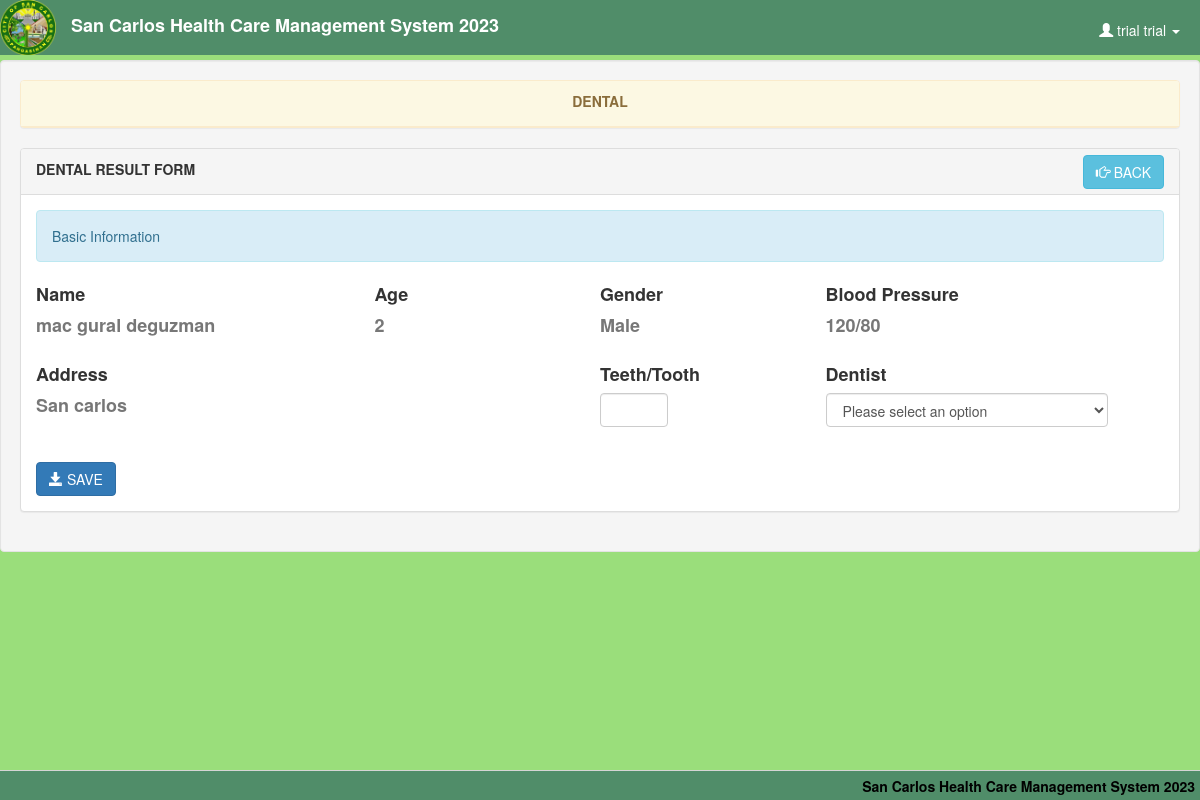
/dental_not.php (signed in), run on an earlier commit of the app's database.
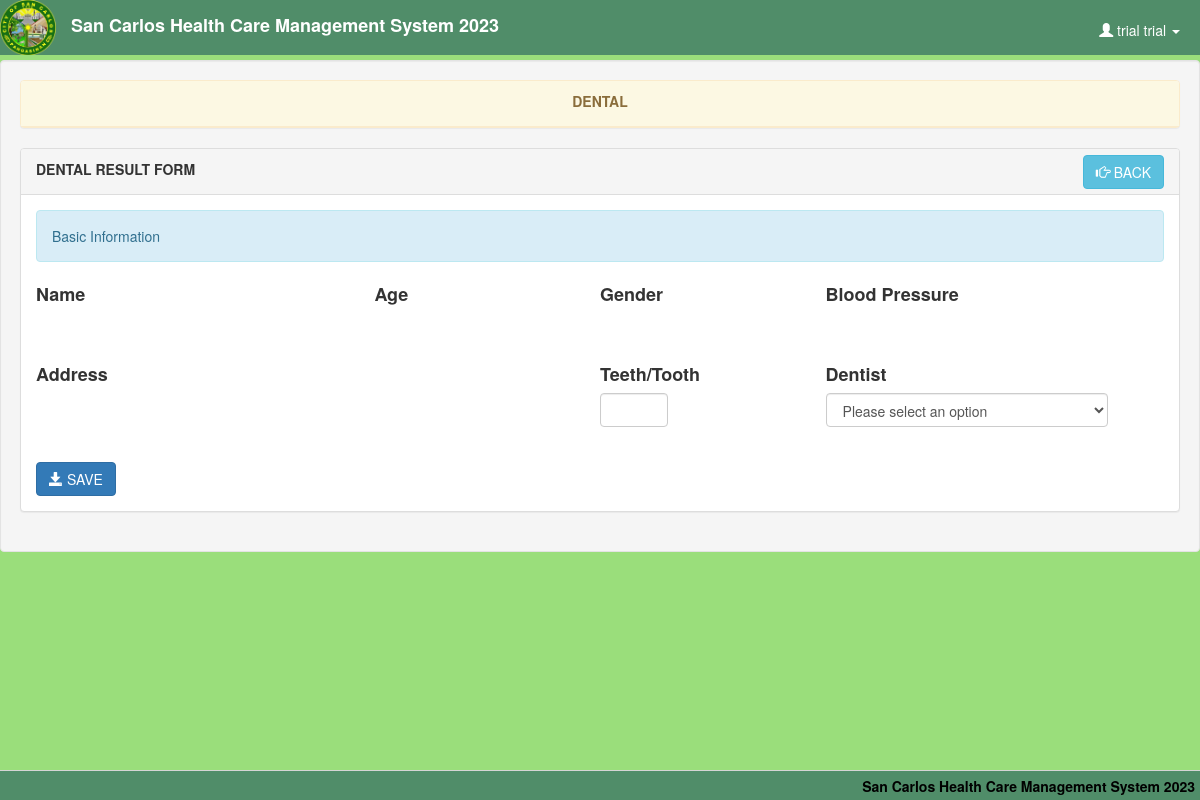
And on a later commit of the database.
### tables this page shows
CREATE TABLE `itr` (
  `itr_no` varchar(4) NOT NULL,
  `family_no` varchar(6) NOT NULL,
  `phil_health_no` varchar(11) NOT NULL,
  `firstname` varchar(20) NOT NULL,
  `middlename` varchar(20) NOT NULL,
  `lastname` varchar(20) NOT NULL,
  `birthdate` varchar(20) NOT NULL,
  `age` int(3) NOT NULL,
  `address` varchar(30) NOT NULL,
  `civil_status` varchar(10) NOT NULL,
  `gender` varchar(10) NOT NULL,
  `BP` varchar(10) NOT NULL,
  `TEMP` varchar(10) NOT NULL,
  `PR` varchar(10) NOT NULL,
  `RR` varchar(10) NOT NULL,
  `WT` varchar(10) NOT NULL,
  `HT` varchar(10) NOT NULL
);

### dental_not.php (the view, shortened to what this page needs)
<!DOCTYPE html>
<?php
	$conn = new mysqli("localhost", "root", "", "hcpms") or die(mysqli_error());
	$query = $conn->query("SELECT * FROM `user` WHERE `user_id` = '$_SESSION[user_id]'") or die(mysqli_error());
	$fetch = $query->fetch_array();
?>
<html lang = "en">
	<head>
		<link rel = "stylesheet" type = "text/css" href = "css/bootstrap.css" />
		<link rel = "stylesheet" type = "text/css" href = "css/jquery.dataTables.css" />
		<link rel = "stylesheet" type = "text/css" href = "css/customize.css" />
	</head>
	<body>
	<div class = "navbar navbar-default navbar-fixed-top">
		<img src = "images/hc.png" style = "float:left;" height = "55px" /><label class = "navbar-brand">San Carlos Health Care Management System 2023</label>
		<ul class = "nav navbar-right">
				<li class = "dropdown">
					<a class = "user dropdown-toggle" data-toggle = "dropdown" href = "#">
						<span class = "glyphicon glyphicon-user"></span>
						<?php echo $fetch['firstname']." ".$fetch['lastname'] ?>
						<b class = "caret"></b>
					</a>
				</li>
			</ul>
	</div>
	<br />
	<br />
	<br />
	<div class = "well">
		<div class = "panel panel-warning">
			<div class = "panel-heading">
				<center><label>DENTAL</label></center>
			</div>
		</div>
		<div class = "panel panel-default">
			<div class = "panel-heading">
				<?php
					$q = $conn->query("SELECT * FROM `itr` WHERE `itr_no` = '$_GET[itr_no]'") or die(mysqli_error());
					$f = $q->fetch_array();
				?>
				<label>DENTAL RESULT FORM</label>	<a style = "float:right; margin-top:-4px;" href = "dental_pending.php?itr_no=<?php echo $f['itr_no']?>&comp_id=<?php echo $_GET['comp_id']?>" class = "btn btn-info"><span class = "glyphicon glyphicon-hand-right"></span> BACK</a>
			</div>
			<form method = "POST" enctype = "multipart/form-data">
			<div class = "panel-body">
				<div class = "alert alert-info">Basic Information</div>
					<div style = "width:30%; float:left;">
						<label style = "font-size:18px;">Name</label>
						<br />
						<label style = "font-size:18px;" class = "text-muted"><?php echo $f['firstname']." ".$f['middlename']." ".$f['lastname']?></label>
					</div>
					<div style = "width:20%; float:left;">
						<label style = "font-size:18px;">Age</label>
						<br />
						<label style = "font-size:18px;" class = "text-muted"><?php echo $f['age']?></label>
					</div>
					<div style = "width:20%; float:left;">
						<label style = "font-size:18px;">Gender</label>
						<br />
						<label style = "font-size:18px;" class = "text-muted"><?php echo $f['gender']?></label>
					</div>
					<div style = "width:20%; float:left;">
						<label style = "font-size:18px;">Blood Pressure</label>
						<br />
						<label style = "font-size:18px;" class = "text-muted"><?php echo $f['BP']?></label>
					</div>
					<br />
					<br />
					<br />
					<br style = "clear:both;"/>
					<div style = "float:left; width:50%;">
						<label style = "font-size:18px;">Address</label>
						<br />
						<label style = "font-size:18px;" class = "text-muted"><?php echo $f['address']?></label>
					</div>
					<div class = "form-group" style = "float:left; width:20%;">
						<label style = "font-size:18px;">Teeth/Tooth</label>
						<input class = "form-control" style = "width:30%;" min = "0" max = "30	" name = "tooth" step = "any" type = "number" required = "required" />
					</div>
					<div class = "form-group" style = "float:left; width:25%;">
						<label style = "font-size:18px;">Dentist</label>
						<select class = "form-control" name = "dentist" required = "required" />
							<option value = "">Please select an option</option>
					</div>
					<br style = "clear:both;" />
					<br />
					<div class = "form-inline">
						<button class = "btn btn-primary" name = "save_d" ><span class = "glyphicon glyphicon-save"></span> SAVE</button>
					</div>
			</div>
			</form>
		</div>
	</div>
	<div id = "footer">
		<label class = "footer-title">San Carlos Health Care Management System 2023</label>
	</div>
	</body>
</html>

What changed in the data, as far as the page shows it:
removed itr: firstname "mac", middlename "gural", lastname "deguzman", age "2", gender "Male", BP "120/80", address "San carlos"
